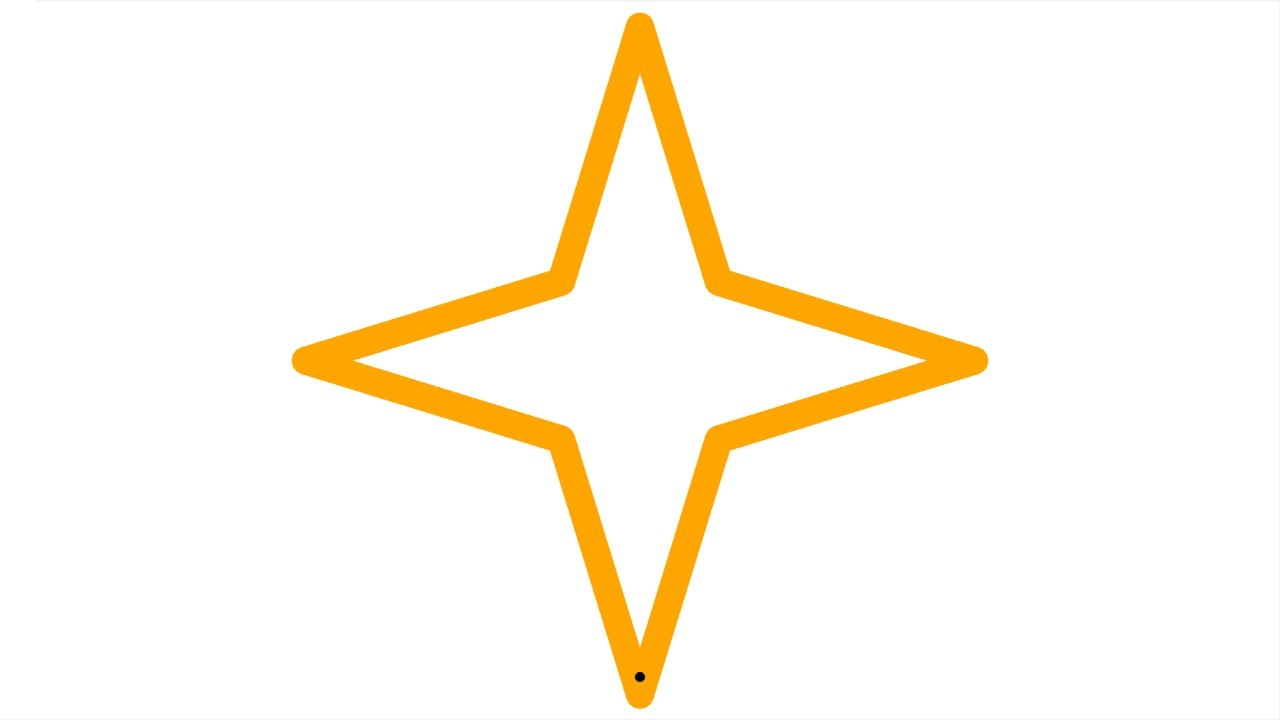
#> input picture Star.jpg, 1280 x 720 px
$ jupyter execute Star.ipynb
#> lines starting #> are read from the running program, lines starting #| are printed output that depends on the picture; after the words box and inside, x2 and y2 are one past the last pixel; in counts of white or black regions, pixels touching at a corner belong together
# Hi :)

----

[cell 1]
import cv2
import numpy as np
from moviepy.video.VideoClip import VideoClip
from PIL import Image, ImageDraw

def image_to_video(image_path, output_video_path, scale_factor, duration):
    def detect_and_scale(image_path, scale_factor):
        # Load the image
#> called with image_path = 'Star.jpg', scale_factor = 0.9
        image= cv2.imread(image_path)
#> image is the input picture: shape (720, 1280, 3); mean B, G, R 238.8, 249.2, 254.6
        gray= cv2.cvtColor(image, cv2.COLOR_BGR2GRAY)
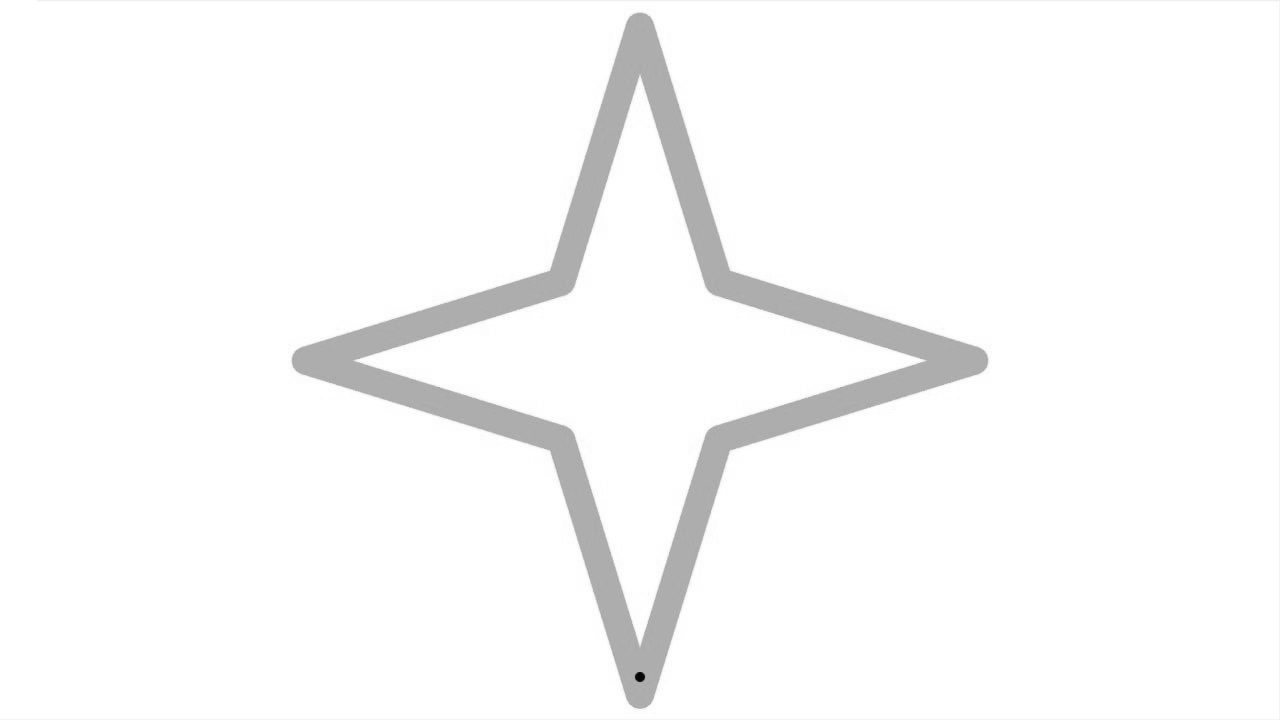
#> gray: shape (720, 1280); min 2, max 255, mean 249.6
        # Detect the black dot
        _, binary_dot= cv2.threshold(gray, 30, 255, cv2.THRESH_BINARY_INV)
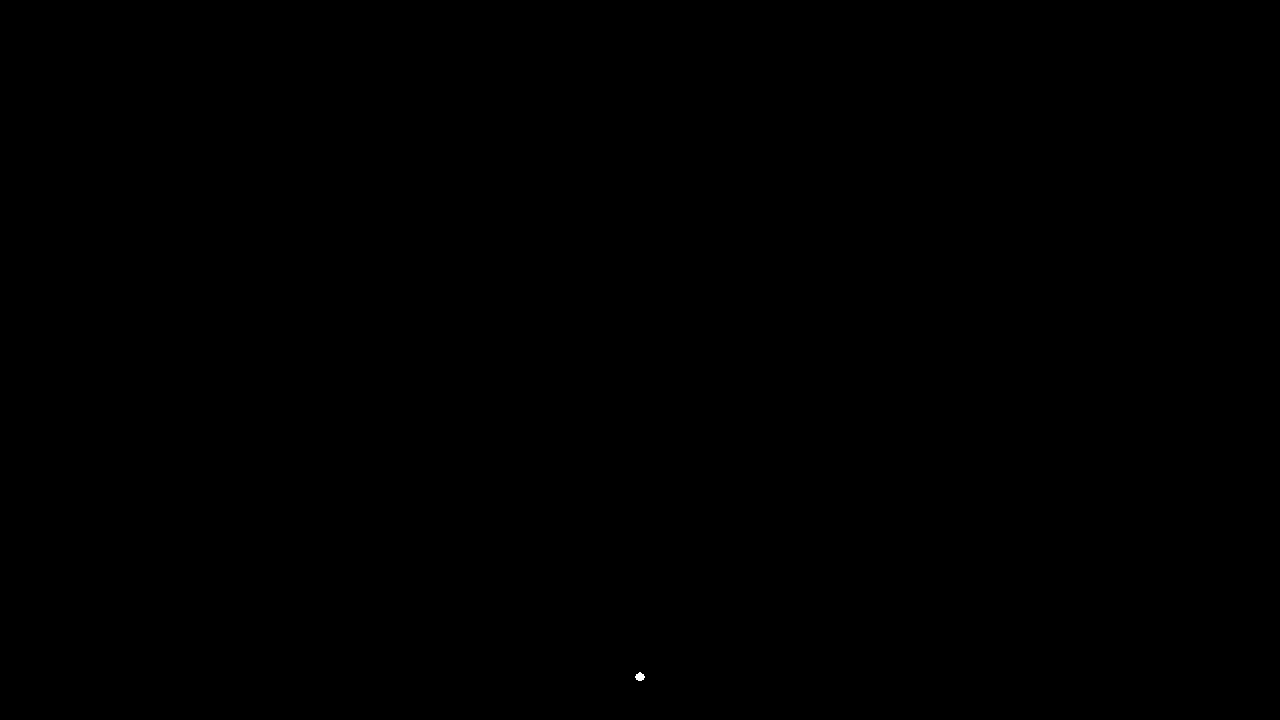
#> binary_dot: shape (720, 1280); 0.01% white; 1 white region
        contours_dot, _= cv2.findContours(binary_dot, cv2.RETR_TREE, cv2.CHAIN_APPROX_SIMPLE)
#> contours_dot = 1 contour; box (x1, y1, x2, y2) and area: (635, 672, 645, 681) 49
        detected_dot= None
        for contour in contours_dot:
            area= cv2.contourArea(contour)
            if 10 < area < 500:  # Filter small regions
                M= cv2.moments(contour)
                if M["m00"] != 0:
                    cx= int(M["m10"] / M["m00"])
                    cy= int(M["m01"] / M["m00"])
                    detected_dot= (cx, cy)
                    break
#> this loop made 1 pass
#> (area, cx, cy) on pass 1: (49, 639, 676)
        # Detect the outer edge
        _, binary_edge= cv2.threshold(gray, 200, 255, cv2.THRESH_BINARY_INV)
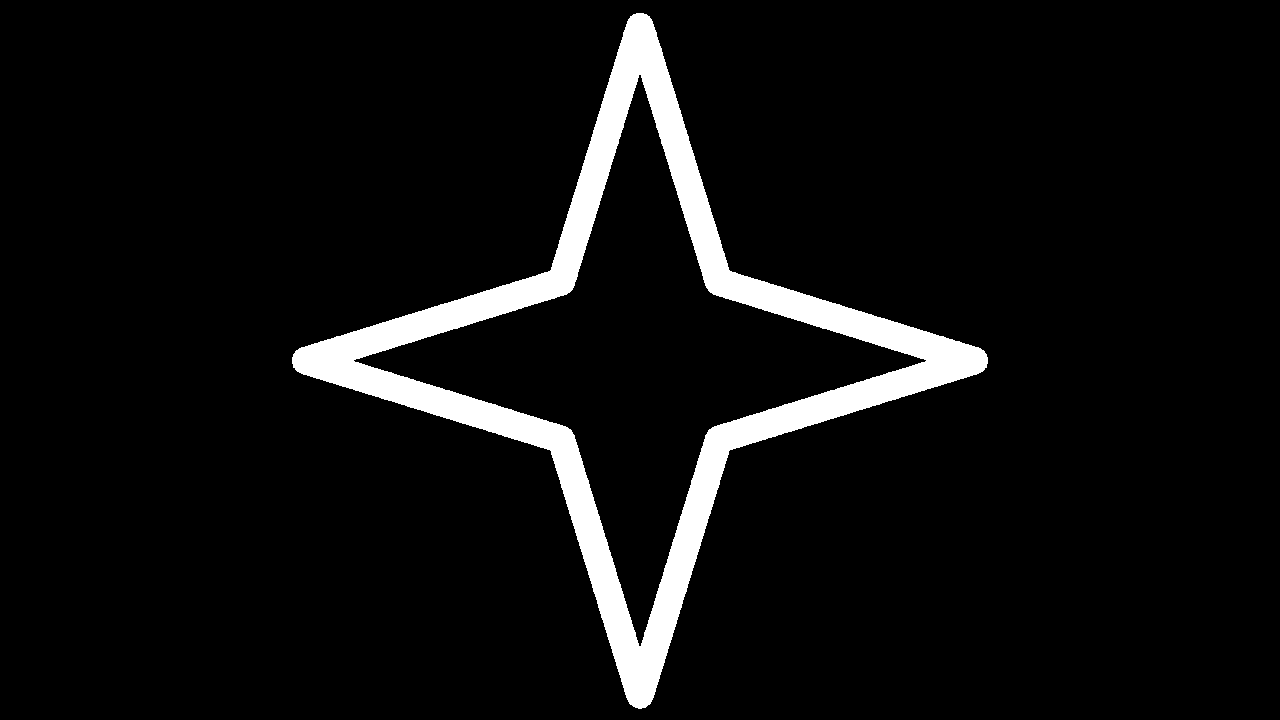
#> binary_edge: shape (720, 1280); 6.2% white; 1 white region
        contours_edge, hierarchy= cv2.findContours(binary_edge, cv2.RETR_TREE, cv2.CHAIN_APPROX_SIMPLE)
#> contours_edge = 2 contours; box (x1, y1, x2, y2) and area: (292, 13, 988, 709) 134383, (353, 74, 927, 647) 78785
        outer_edge= None
        for i, contour in enumerate(contours_edge):
            if hierarchy[0][i][3] == -1:  # Outer edge has no parent
                outer_edge= contour
                break
#> this loop made 1 pass
        # Scale the outer edge
        scaled_outer_edge= []
        if outer_edge is not None:
            M= cv2.moments(outer_edge)
#> M = moments, m00 134383, centre m10/m00, m01/m00 = (639.5, 360.2)
            cx= int(M["m10"] / M["m00"]) if M["m00"] != 0 else 0
            cy= int(M["m01"] / M["m00"]) if M["m00"] != 0 else 0
#> cy = 360
            center= np.array([cx, cy])
#> center = [639, 360]
            for point in outer_edge:
                vector_to_center= point[0] - center
                scaled_point= center + vector_to_center * scale_factor
                scaled_outer_edge.append(scaled_point.astype(np.int32))
#> this loop made 1306 passes
#> (point, vector_to_center, scaled_point) on passes 1 to 3: ([[636, 13]], [-3, -347], [636.3, 47.7]), ([[635, 14]], [-4, -346], [635.4, 48.6]), ([[633, 14]], [-6, -346], [633.6, 48.6])
#> after the loop, scaled_outer_edge = 1306 pairs, first value 326 to 952, second value 47 to 673
            scaled_outer_edge= np.array(scaled_outer_edge, dtype= np.int32)
        return scaled_outer_edge, detected_dot
    def animate_sequential_lines(image_path, output_path, scaled_path, duration):
        image= Image.open(image_path).convert("RGB")
        base_frame= np.array(image)
        def make_frame(t):
            frame= base_frame.copy()
            img= Image.fromarray(frame)
            draw= ImageDraw.Draw(img)
            time_per_line= duration / len(scaled_path)
            for i, point in enumerate(scaled_path[ : -1]):
                start_point= point
                end_point= scaled_path[i + 1]
                line_start_time= i * time_per_line
                line_end_time= (i + 1) * time_per_line
                if line_start_time <= t < line_end_time:
                    progress= (t - line_start_time) / time_per_line
                    x1, y1= start_point
                    x2, y2= end_point
                    current_x= int(x1 + (x2 - x1) * progress)
                    current_y= int(y1 + (y2 - y1) * progress)
                    draw.line((x1, y1, current_x, current_y), fill= "red", width= 4)
                elif t >= line_end_time:
                    x1, y1= start_point
                    x2, y2= end_point
                    draw.line((x1, y1, x2, y2), fill= "red", width= 5)
            return np.array(img)
        animation= VideoClip(make_frame, duration= duration)
        animation.write_videofile(output_path, fps= 24)
    # Detect and scale
    scaled_path, detected_dot= detect_and_scale(image_path, scale_factor)
#> scaled_path has the same summary as scaled_outer_edge in detect_and_scale; detected_dot = (639, 676)
    if detected_dot is None or len(scaled_path) == 0:
        raise ValueError("Failed to detect required features in the image.")
    # Transform the scaled path
    target= np.array([detected_dot[0], detected_dot[1]])
#> target = [639, 676]
    distances= np.linalg.norm(scaled_path - target, axis= 1)
#> distances = 1306 values, max 629 at index 0, min 3.16 at index 653, mean 349.5
    closest_idx= np.argmin(distances)
#> closest_idx = 653
    before_closest= scaled_path[:closest_idx]
#> before_closest = 653 pairs, first value 326 to 637, second value 47 to 672
    after_closest= scaled_path[closest_idx + 1:]
#> after_closest = 652 pairs, first value 640 to 952, second value 47 to 673
    result= np.vstack((scaled_path[closest_idx : closest_idx + 1], np.flip(before_closest, axis= 0), np.flip(after_closest, axis= 0)))
#> result has the same summary as scaled_outer_edge in detect_and_scale
    # Cut and append elements
    n= 4
    if len(result) > n:
        first_n= result[:n]
#> first_n = [[638, 673], [637, 672], [635, 672], [634, 671]]
        remaining= result[n:]
#> remaining = 1302 pairs, first value 326 to 952, second value 47 to 673
        result= np.vstack((remaining, first_n))
    # Animate the lines
    animate_sequential_lines(image_path, output_video_path, result, duration)
#> (the call stopped at in animate_sequential_lines, `animation= VideoClip(make_frame, duration= duration)`: moviepy is not available in this run)

# # Example usage
# input_image= "Circle.jpg"  # Replace with the path to your image
# output_video= "output_animation.mp4"
# image_to_video(input_image, output_video, scale_factor= 0.87, duration= 4)
